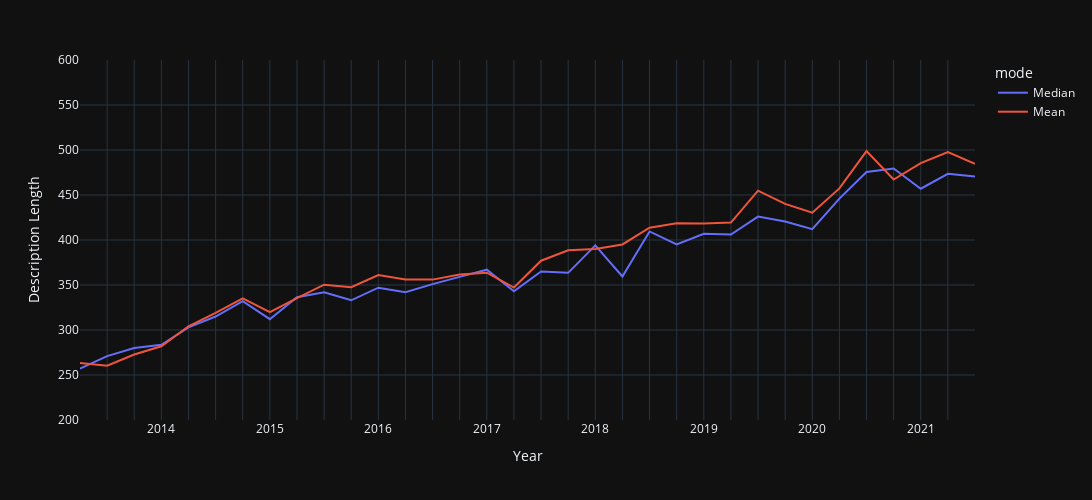

Here is the notebook cell this chart was saved with:
### Code cell
# plot description length over time

fig = px.line(
    desc_len_df,
    x = "quarter", 
    y = "desc_length", 
    color = 'mode', 
    template = "plotly_dark",
    labels = {"desc_length": "Description Length", "quarter": "Year"},
    range_y = [200, 600],
    width = 1500,
    height = 500
    )

x_labels = [" " if not label.endswith("1") else label.split("/")[0] for label in shows["quarter"].unique()]

fig.update_layout(
    xaxis = dict(
        tickmode = 'array',
        tickvals = list(range(len(x_labels))),
        ticktext = x_labels
    )
)

fig.write_html("plots/as_html/description_length.html") # save as html
fig.write_image("plots/as_png/description_length.png") # save as png

fig.show()

### Figure 1 — Plotly figure (JSON) as saved in the notebook; plotly's stock layout.template omitted (floating-point values rounded to 4 significant figures)
{"data": [{"hovertemplate": "mode=Median<br>Year=%{x}<br>Description Length=%{y}<extra></extra>", "legendgroup": "Median", "line": {"color": "#636efa", "dash": "solid"}, "marker": {"symbol": "circle"}, "mode": "lines", "name": "Median", "orientation": "v", "showlegend": true, "type": "scatter", "x": ["2013/2", "2013/3", "2013/4", "2014/1", "2014/2", "2014/3", "2014/4", "2015/1", "2015/2", "2015/3", "2015/4", "2016/1", "2016/2", "2016/3", "2016/4", "2017/1", "2017/2", "2017/3", "2017/4", "2018/1", "2018/2", "2018/3", "2018/4", "2019/1", "2019/2", "2019/3", "2019/4", "2020/1", "2020/2", "2020/3", "2020/4", "2021/1", "2021/2", "2021/3"], "xaxis": "x", "y": [257, 271, 280, 283.5, 303, 315, 332, 312, 336.5, 342, 333, 347, 342, 351, 359, 367, 343, 365, 363.5, 394, 359.5, 409.5, 395, 407, 406, 426, 420.5, 412, 446, 475.5, 479.5, 457, 473.5, 470.5], "yaxis": "y"}, {"hovertemplate": "mode=Mean<br>Year=%{x}<br>Description Length=%{y}<extra></extra>", "legendgroup": "Mean", "line": {"color": "#EF553B", "dash": "solid"}, "marker": {"symbol": "circle"}, "mode": "lines", "name": "Mean", "orientation": "v", "showlegend": true, "type": "scatter", "x": ["2013/2", "2013/3", "2013/4", "2014/1", "2014/2", "2014/3", "2014/4", "2015/1", "2015/2", "2015/3", "2015/4", "2016/1", "2016/2", "2016/3", "2016/4", "2017/1", "2017/2", "2017/3", "2017/4", "2018/1", "2018/2", "2018/3", "2018/4", "2019/1", "2019/2", "2019/3", "2019/4", "2020/1", "2020/2", "2020/3", "2020/4", "2021/1", "2021/2", "2021/3"], "xaxis": "x", "y": [263.4, 260.4, 272.8, 282.0, 304.1, 319.0, 335.1, 319.9, 335.5, 350.3, 347.6, 361.1, 356.1, 356.0, 361.6, 363.6, 347.2, 377.0, 388.6, 390.1, 395.0, 413.6, 418.6, 418.4, 419.4, 454.8, 440.1, 430.4, 457.3, 498.7, 467.2, 485.4, 497.8, 484.7], "yaxis": "y"}], "layout": {"height": 500, "legend": {"title": {"text": "mode"}, "tracegroupgap": 0}, "margin": {"t": 60}, "width": 1500, "xaxis": {"anchor": "y", "domain": [0, 1], "tickmode": "array", "ticktext": [" ", " ", " ", "2014", " ", " ", " ", "2015", " ", " ", " ", "2016", " ", " ", " ", "2017", " ", " ", " ", "2018", " ", " ", " ", "2019", " ", " ", " ", "2020", " ", " ", " ", "2021", " ", " "], "tickvals": [0, 1, 2, 3, 4, 5, 6, 7, 8, 9, 10, 11, 12, 13, 14, 15, 16, 17, 18, 19, 20, 21, 22, 23, 24, 25, 26, 27, 28, 29, 30, 31, 32, 33], "title": {"text": "Year"}}, "yaxis": {"anchor": "x", "domain": [0, 1], "range": [200, 600], "title": {"text": "Description Length"}}}}
